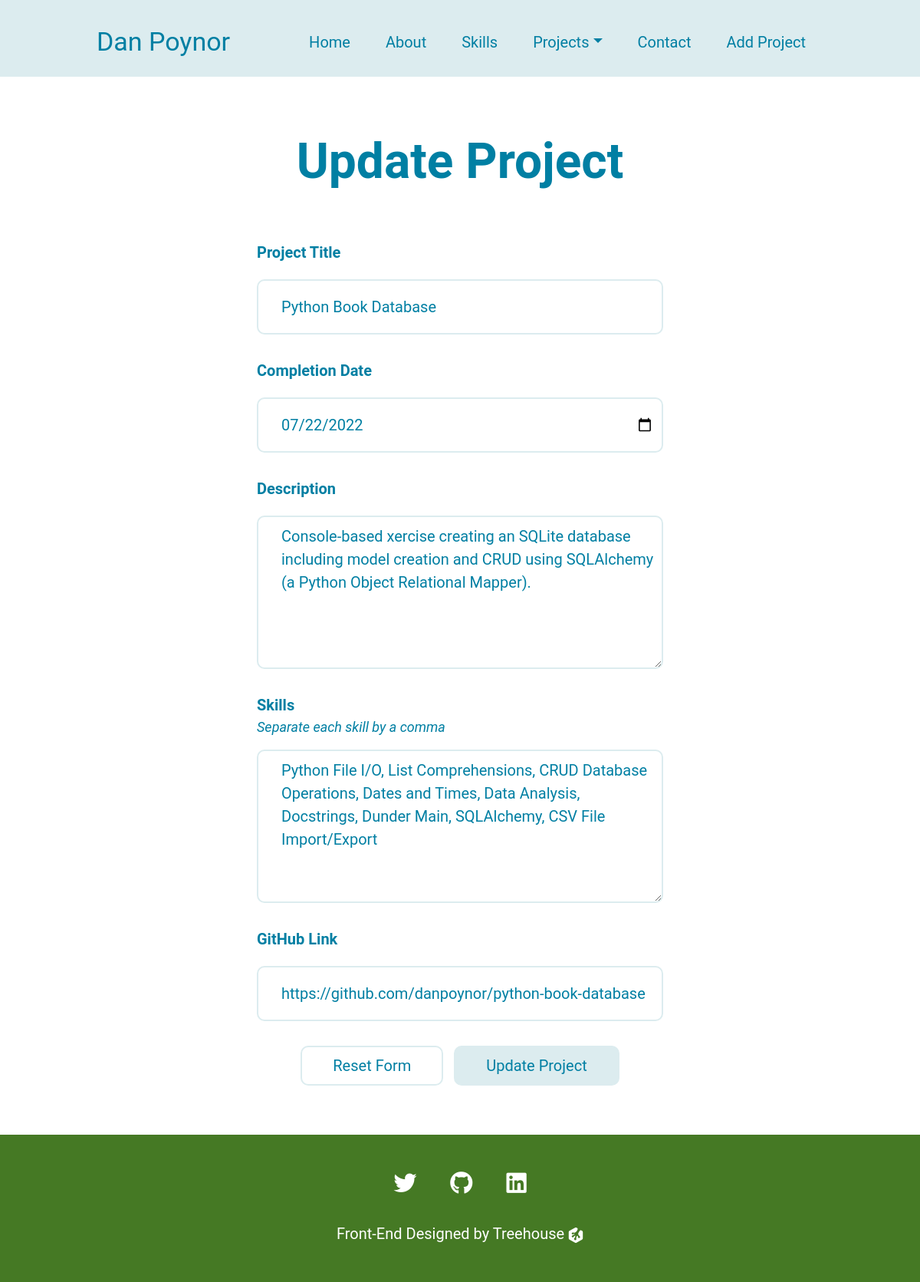
Screenshot of /projects/4/edit with the database file from the repository.
### models.py (models this page shows, shortened)
class Project(db.Model):
    id = db.Column(db.Integer, primary_key=True, unique=True)
    title = db.Column(db.String(100), nullable=False, unique=True)
    date_created = db.Column(db.DateTime, nullable=False,
                             default=datetime.now)
    description = db.Column(db.String(500), nullable=False)
    skills_practiced = db.Column(db.String(100), nullable=False)
    github_link = db.Column(db.String(100), nullable=False)

### app.py (the view, shortened to what this page needs)
@app.route('/projects/<int:project_id>/edit', methods=['GET', 'POST'])
def edit_project(project_id: int):
    project_to_edit = Project.query.get_or_404(project_id)
    return render_template('project-edit.html', project_id=project_id, project=project_to_edit)

### app.py (called while the page is built)
@app.context_processor
def inject_projects() -> Dict[str, Project]:
    return dict(projects=Project.query.order_by(Project.date_created.asc()).all())

### templates/project-edit.html
{% extends "layout.html" %}
{% block content %}
<section class="header">
  <h1>Update Project</h1>
</section>
<section id="form">
  <form action="{{ url_for('edit_project', project_id=project.id) }}" method="POST">
    {% include 'project-form-inputs.html' %}
    <div>
      <button type="reset">Reset Form</button>
      <button type="submit">Update Project</button>
    </div>
  </form>
</section>
{% endblock %}

### templates/project-form-inputs.html
<label for="title">Project Title</label>
<input type="text" name="title" id="title" placeholder="Project Name" required value="{{ project.title }}">
<label for="date_created">Completion Date</label>
<input type="date" name="date_created" id="date_created" required value="{% if project.date_created %}{{ project.date_created.strftime('%Y-%m-%d') }}{% endif %}">
<label for="description">Description</label>
<textarea name="description" id="description" cols="30" rows="20" placeholder="Description" required>{{ project.description }}</textarea>
<label for="skills_practiced" id="skills-label">Skills</label>
<p>Separate each skill by a comma</p>
<textarea name="skills_practiced" id="skills_practiced" cols="30" rows="10" placeholder="Skill, Skill" required>{% if project.skills_practiced %}{{ ", ".join(project.skills_practiced.split('|')) }}{% endif %}</textarea>
<label for="github_link">GitHub Link</label>
<input type="url" name="github_link" id="github_link" placeholder="Link to the repo" required value="{{ project.github_link }}">

### static/css/styles.css (style rules this page uses)
:root { --primary-text: #007FA3; --secondary-text: #ab6c82; --primary: #457924; --secondary: #dcecef; --accent: #007FA3; --white: #fff; }
* { font-family: 'Roboto', Arial, Helvetica, sans-serif; color: var(--primary-text); }
p, li, a { font-size: 20px; }
body { overflow-x: hidden; }
.header { margin-left: 5%; margin-right: 5%; margin-top: 5rem; text-align: center; }
.header h1 { font-size: 32px; font-weight: bold; }
#form { width: fit-content; margin: auto; margin-top: 4rem; margin-bottom: 4rem; }
#form input, #form textarea { border: none; border: 2px solid; border-radius: 10px; border-color: var(--secondary); width: 300px; height: 72px; display: block; font-size: 20px; padding-left: 15px; padding-right: 10px; margin-bottom: 2rem; }
#form textarea { padding-top: 10px; height: 200px; }
#form label { font-size: 20px; font-weight: bold; margin-bottom: 20px; text-align: left; }
#form #skills-label { margin-bottom: 0px; }
#form p { font-size: 18px; font-style: italic; }
#form div { text-align: center; }
#form button { border: 2px solid var(--secondary); border-radius: 10px; font-size: 20px; padding: 9px 40px; }
#form button[type='reset'] { margin-right: 10px; background-color: var(--white); }
#form button[type='submit'] { background-color: var(--secondary); }
@media (min-width: 992px) { .header h1 { font-size: 64px; margin-bottom: 2rem; } }
@media (min-width: 992px) { #form input, #form textarea { width: 450px; padding-left: 30px; } }
@media (min-width: 1200px) { #form input, #form textarea { width: 530px; } }
body { background: linear-gradient( var(--secondary), var(--secondary) 100px, #fff 100px ); }

### rows the page displays
Project: title "Python Book Database", date_created "07/22/2022", description "Console-based xercise creating an SQLite database including model creation and CRUD using SQLAlchemy (a Python Object Relational Mapper).", skills_practiced "Python File I/O, List Comprehensions, CRUD Database Operations, Dates and Times, Data Analysis, Docstrings, Dunder Main, SQLAlchemy, CSV File Import/Export", github_link "https://github.com/danpoynor/python-book-database"
